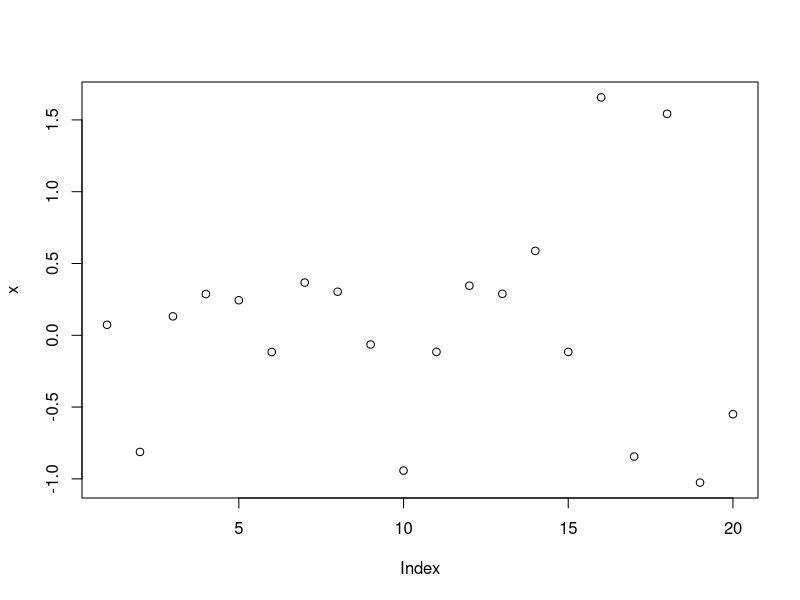

Recreate this plot in R.
## ---- chunk 1
x <- rnorm(20)
plot(x)
